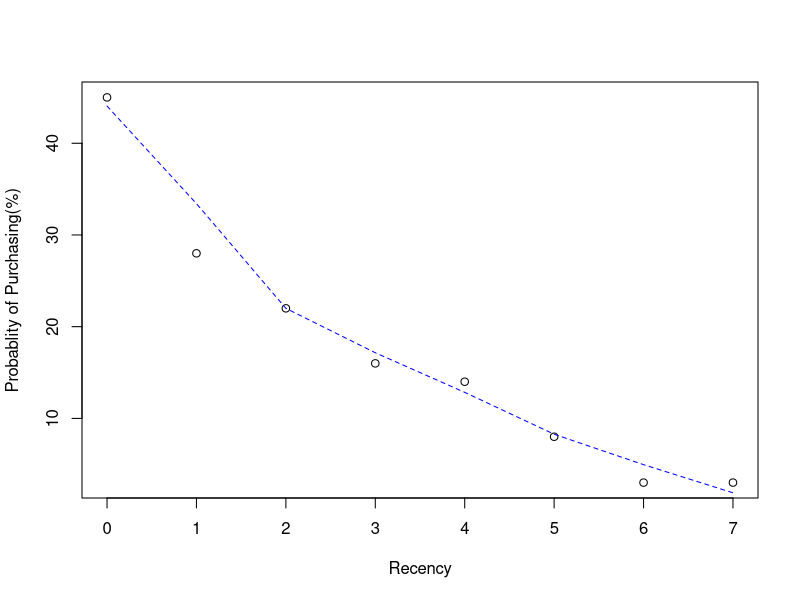
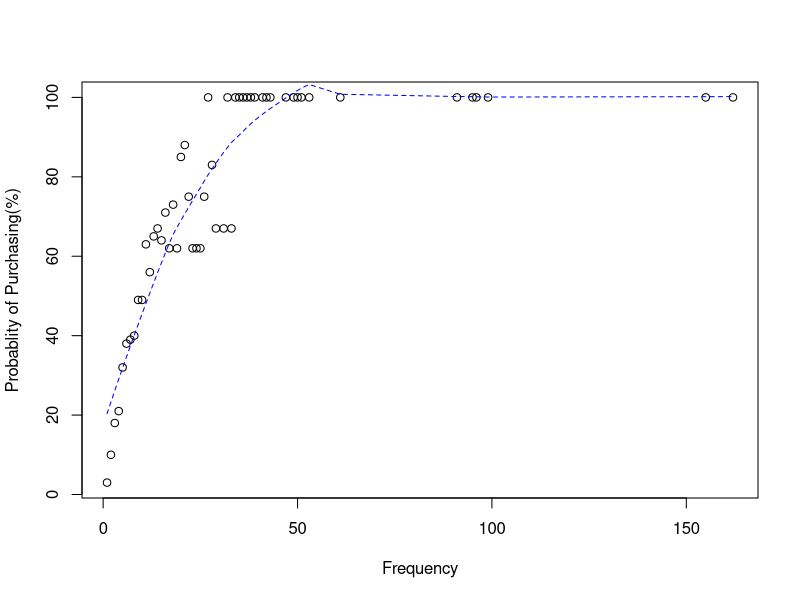
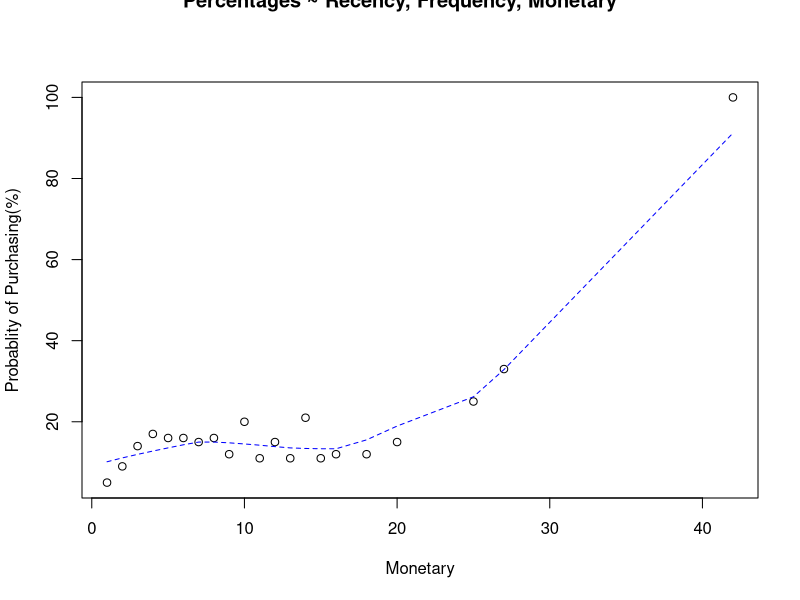

These charts were generated, in order, by the following R code:
################################################################################
# Function
# 	getDataFrame(df,startDate,endDate,tIDColName="ID",tDateColName="Date",tAmountColName="Amount")
#
# Description
#	Process the input data frame of transcation records so that the data frame can be ready for RFM scoring.
#	A.Remove the duplicate records with the same customer ID
#	B.Find the most recent date for each ID and calculate the days to the endDate, to get the Recency data
#	C.Calculate the quantity of translations of a customer, to get the Frequency data
#	D.Sum the amount of money a customer spent and divide it by Frequency, to get the average amount per transaction, that is #the Monetary data.
#
# Arguments
#	df - A data frame of transcation records with customer ID, dates, and the amount of money of each transation
#	startDate - the start date of transcation, the records that happened after the start date will be kepted
#	endDate - the end date of transcation, the records that happed after the end date will be removed. 
# It works with the start #date to set a time scope
#	tIDColName - the column name which contains customer IDs in the input data frame
#	tDateColName - the column name which contains transcation dates in the input data frame
#	tAmountColName - the column name which contains the amount of money of each transcation in the input data frame
#
# Return Value
#	Returns a new data frame with three new columns of "Recency","Frequency", and "Monetary". The number in "Recency" is the # quantity of days from the # #most recent transcation of a customer to the endDate; The number in the "Frequency" is the quantity # of transcations of a customer during the period from # #startDate to endDate; the number in the "Monetary" is the average amount # of money per transcation of a customer during that period.
#
#################################################################################
getDataFrame <- function(df,startDate,endDate,tIDColName="ID",tDateColName="Date",tAmountColName="Amount"){
  
  #order the dataframe by date descendingly
  df <- df[order(df[,tDateColName],decreasing = TRUE),]
  
  #remove the record before the start data and after the end Date
  df <- df[df[,tDateColName]>= startDate,]
  df <- df[df[,tDateColName]<= endDate,]
  
  #remove the rows with the duplicated IDs, and assign the df to a new df.
  newdf <- df[!duplicated(df[,tIDColName]),]
  
  # caculate the Recency(days) to the endDate, the smaller days value means more recent
  Recency<-as.numeric(difftime(endDate,newdf[,tDateColName],units="days"))
  
  # add the Days column to the newdf data frame
  newdf <-cbind(newdf,Recency)
  
  #order the dataframe by ID to fit the return order of table() and tapply()
  newdf <- newdf[order(newdf[,tIDColName]),]
  
  # caculate the frequency
  fre <- as.data.frame(table(df[,tIDColName]))
  Frequency <- fre[,2]
  newdf <- cbind(newdf,Frequency)
  
  #caculate the Money per deal
  m <- as.data.frame(tapply(df[,tAmountColName],df[,tIDColName],sum))
  Monetary <- m[,1]/Frequency
  newdf <- cbind(newdf,Monetary)
  
  return(newdf)
  
} # end of function getDataFrame


########################################################################################### 
## Function
##        getPercentages <- function(df,colNames)
## Description
##        Caculating the probabilities of "Buy"/Repurchase grouped by R, F, M values respectively or in combination
## Arguments
##        df,a date frame with discreted variables of Recency, Frequency, and Monetary based on the data frame returned by the ## function of getDataFrame above
##        colNames,a vector of column names to be grouped by, such as c("Requency") or c("Requency","Frequency")
## Return Value
##        a data frame with the variables being used to grouped by and the percentages of customers who buy accordingly
###########################################################################################
require(plyr)
getPercentages <- function(df,colNames){
  
  Var<-c(colNames,"Buy")
  
  df<-df[,names(df) %in% Var,drop=F]
  
  
  a <- ddply(df,Var,summarize,Number=length(Buy))
  b <- ddply(a,
             .(),
             .fun=function(x){
               transform(x, Percentage=with(x,round(ave(Number,a[,names(a) %in% Var,drop=F],FUN=sum)/ave(Number,a[,names(a) %in% colNames,drop=F],FUN=sum),2)))
             })
  
  b<-b[b$Buy==1,-1]
  
  return(b)
  
}

########################################################################################### 
## Function
##        getCLV<-function(r,f,m,n,cost,periods,dr,pModel)
## Description
##        Caculating CLV
## Arguments
##        r, Recency value, e.g. r=0
##        f, Frequency value,e.g. f=1
##        m, the profit a customer can contribute 
##        n, number of the customer who have the same Recency and Frequency value
##        cost, the cost accured in each purchasing period to every potential customers who would buy or not buy in the future ## period. e.g the postage to each customer for new product promotion.
##        periods, how many periods the customer will stay before he/she churn
##        dr, discount rate
##        pModel, the regression model which is used to predict the "buy" rate based on Recency,Frequency and/or Monetary 
## Return Value
##        the customers' value during the periods
## v<-getCLV(0,1,100,1,0,3,0.02,model)
###########################################################################################
getCLV<-function(r,f,m,n,cost,periods,dr,pModel){
  
  df<-data.frame(period=c(0),r=c(r),f=c(f),n=c(n),value=c(0))
  
  for(i in 1:periods){
    backstep<-df[df$period==i-1,]
    nrow<-nrow(backstep)
    for(j in 1:nrow){
      r<-backstep[j,]$r
      f<-backstep[j,]$f
      n<-backstep[j,]$n
      p<-predict(pModel,data.frame(Recency=r,Frequency=f),type='response')[1]
      buyers<-n*p
      df<-rbind(df,c(i,0,f+1,buyers,buyers*(m-cost) / (1+dr)^i))
      df<-rbind(df,c(i,r+1,f,n-buyers,(n-buyers)*(-cost)  / (1+dr)^i ))
    }
  }
  
  return(sum(df$value))
  
}




#####################################################################################

# set working directory 
setwd("C:\\Users\\bipin\\OneDrive\\Documents\\R-project\\RFM Analysis")
dir()


# read CDNOW_SAMPLE.txt
#df <- read.table(file.choose(),header=F)
df <- read.csv("CDNOW.csv")
head(df)
names(df)

# construct a data frame with the necessary columns of customer ID, transaction date, and money amount paid by a customer # per transaction
df <- as.data.frame(cbind(df[,1],df[,2],df[,4]))
head(df)

# add appropriate column names for the above three column and 
names <- c("ID","Date","Amount")
names(df) <- names

#tranfer the the text column type to date type
df[,2] <- as.Date(as.character(df[,2]),"%Y%m%d")

head(df)

# set the "history" transaction time scope
startDate_history <- as.Date("19970101","%Y%m%d")
endDate_history <- as.Date("19980228","%Y%m%d")

#  set the "forecast" transaction time scope which are a bi-month purchasing cycle time
startDate_forcast <- as.Date("19980301","%Y%m%d")
endDate_forcast <- as.Date("19980430","%Y%m%d")

#get the rolled up R,F,M data frames
history <- getDataFrame(df,startDate_history,endDate_history)
forcast <- getDataFrame(df,startDate_forcast,endDate_forcast)

head(history)
head(forcast)

# set the purchasing cycle time as 60 days, and discrete the Recency 
history$Recency<- history$Recency %/% 60 

#discrete the Monetary by $10 interval
breaks<-seq(0,round(max(history$Monetary)+9),by=10)
history$Monetary<-as.numeric(cut(history$Monetary,breaks,labels=FALSE))

#add a Buy/No Buy column to the RFM data frame
Buy<-rep(0,nrow(history))
history<-cbind(history,Buy)

# find out the those who repurchased in the forcast period 19980301 - 19980430
history[history$ID %in% forcast$ID, ]$Buy<-1

train<-history
head(train)

# get "Buy" percentages based on the variable Recency
colNames<-c("Recency")
p<-getPercentages(train,colNames)

# get the Buy ~ Recency model
r.glm=glm(Percentage~Recency,family=quasibinomial(link='logit'),data=p)
p_r<-p
summary(r.glm)

# get "Buy" percentages based on the variable Frequency
colNames<-c("Frequency")
p<-getPercentages(train,colNames)

# get the Buy ~ Frequency model
f.glm=glm(Percentage~Frequency,family=quasibinomial(link='logit'),data=p)
p_f<-p

summary(f.glm)

# get "Buy" percentages based on the variable Monetary
colNames<-c("Monetary")
p<-getPercentages(train,colNames)

# get the Buy ~ Monetary model
m.glm=glm(Percentage~Monetary,family=quasibinomial(link='logit'),data=p)
p_m<-p

#plot and draw fit curves of Percentage ~ r,f,m
par(mfrow=c(1,3),oma=c(0,0,2,0))

dev.off()

plot(p_r$Recency,p_r$Percentage*100,xlab="Recency",ylab="Probablity of Purchasing(%)")
lines(lowess(p_r$Recency,p_r$Percentage*100),col="blue",lty=2)

plot(p_f$Frequency,p_f$Percentage*100,xlab="Frequency",ylab="Probablity of Purchasing(%)")
lines(lowess(p_f$Frequency,p_f$Percentage*100),col="blue",lty=2)

plot(p_m$Monetary,p_m$Percentage*100,xlab="Monetary",ylab="Probablity of Purchasing(%)")
lines(lowess(p_m$Monetary,p_m$Percentage*100),col="blue",lty=2)

title("Percentages ~ Recency, Frequency, Monetary", y=10,outer=TRUE)

par(mfrow=c(1,1))

model<-glm(Buy~Recency+Frequency,family=quasibinomial(link='logit'),data=train)
pred<-predict(model,data.frame(Recency=c(0),Frequency=c(1)),type='response')

## caculating the CLV for a customer with R=0,F=1,average profit=100,discount rate=0.02 for 3 periods
v<-getCLV(0,1,100,1,0,3,0.02,model)
v

### The Customer LTV (during the period of 2 months) is 63.21893







